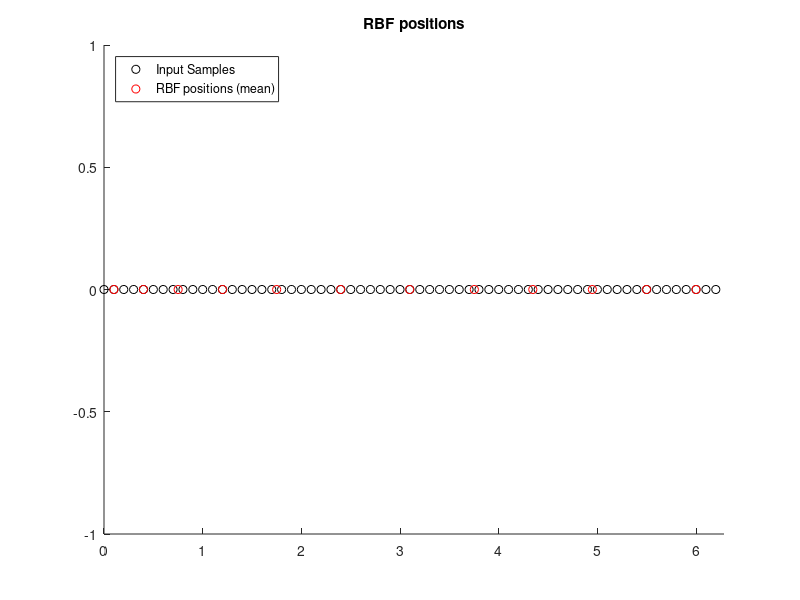

Here is the MATLAB script that generated this plot: (Note: this script raises an error after producing the figure.)
%% Generation of CL means
clc
clear
close all

% Data generation and plot

x = (0:0.1:2*pi)'; % input
x_val = (0.05:0.1:2*pi)'; % validation samples
N = length(x); % Number of input samples

f = sin(2*x); % sin(2x)
f_val = sin(2*x_val); % sin(2x) (validation)

% x = x + sqrt(0.1)*randn(63,1); % input noise
% x_val = x_val + sqrt(0.1)*randn(63,1); % validation samples noise

% RBFs

n = 12; % Number of RBF

mean = 2*pi*rand(1,n,'double'); % n uniform distribute random numbers in [0 1]
sigma = 1.2; % Sigma that worked well in 3.2

deltaErr = 1000;
mean_initial = mean; % vector to save initial values of mean;

% Calculaiton of RBF centers
eta = 0.05;
for epoch = 1:1000 % 100 epochs enough
    index = randperm(N);
    xk = x(index); % data shuffle and normalization
    mean_prev = mean;
    % iteration in the whole dataset
    for i = 1:N
        distances = abs(mean - xk(i)); % obtain distances from x to each RBF center
        index_winner = find(distances == min(distances)); % find index of the winner
        mean(index_winner) = mean(index_winner) + eta*(xk(i) - mean(index_winner));
    end
end
figure(1)
hold on
plot(x,zeros(1,N),'ok')
plot(mean,zeros(1,n),'or')
title('RBF positions')
legend('Input Samples','RBF positions (mean)','Location','NorthWest')
axis([0 2*pi -1 1])
hold off

%% Delta Rule for CL

eta = 0.001;
w = 0.2*randn(n,1);
deltaW = zeros(n,1);

err_CL = zeros(1,1000);

for epoch = 1:30000
    index = randperm(length(x));
    x_sf = x(index);
    f_sf = f(index);
    for i=1:length(x_sf)
        phi = Gaussian(x_sf(i),mean,sigma);
        err = f_sf(i) - phi*w;
        deltaW = (eta*err*phi)';
        w = w + deltaW;
    end
    % Validation
    phi_val = Gaussian(x_val,mean,sigma);
    err_abs = sum(abs(f_val - phi_val*w))/length(abs(f_val - phi_val*w));
    err_CL(epoch) = err_abs;
end

%% Generation of CL means (with noise)

% Data generation and plot

x = (0:0.1:2*pi)'; % input
x_val = (0.05:0.1:2*pi)'; % validation samples
N = length(x); % Number of input samples

f = sin(2*x); % sin(2x)
f_val = sin(2*x_val); % sin(2x) (validation)

x = x + 0.1*randn(63,1); % input noise
x_val = x_val + 0.1*randn(63,1); % validation samples noise

% RBFs

n = 12; % Number of RBF

mean = 2*pi*rand(1,n,'double'); % n uniform distribute random numbers in [0 1]
sigma = 1.2; % Sigma that worked well in 3.2

deltaErr = 1000;
mean_initial = mean; % vector to save initial values of mean;

% Calculaiton of RBF centers
eta = 0.05;
for epoch = 1:1000 % 100 epochs enough
    index = randperm(N);
    xk = x(index); % data shuffle and normalization
    mean_prev = mean;
    % iteration in the whole dataset
    for i = 1:N
        distances = abs(mean - xk(i)); % obtain distances from x to each RBF center
        index_winner = find(distances == min(distances)); % find index of the winner
        mean(index_winner) = mean(index_winner) + eta*(xk(i) - mean(index_winner));
    end
end
figure(1)
hold on
plot(mean,zeros(1,n),'ob')
title('RBF positions')
legend('Input Samples','RBF positions (clean)','RBF positions (noise)','Location','NorthWest')
axis([0 2*pi -1 1])
grid on
hold off

%% Delta Rule for CL (with noise)

eta = 0.001;
w = 0.2*randn(n,1);
deltaW = zeros(n,1);

err_CL_noise = zeros(1,1000);

for epoch = 1:30000
    index = randperm(length(x));
    x_sf = x(index);
    f_sf = f(index);
    for i=1:length(x_sf)
        phi = Gaussian(x_sf(i),mean,sigma);
        err = f_sf(i) - phi*w;
        deltaW = (eta*err*phi)';
        w = w + deltaW;
    end
    % Validation
    phi_val = Gaussian(x_val,mean,sigma);
    err_abs = sum(abs(f_val - phi_val*w))/length(abs(f_val - phi_val*w));
    err_CL_noise(epoch) = err_abs;
end

%% Generation of CL means (with "leaky learning")

% Data generation and plot

x = (0:0.1:2*pi)'; % input
x_val = (0.05:0.1:2*pi)'; % validation samples
N = length(x); % Number of input samples

f = sin(2*x); % sin(2x)
f_val = sin(2*x_val); % sin(2x) (validation)

% x = x + 0.1*randn(63,1); % input noise
% x_val = x_val + 0.1*randn(63,1); % validation samples noise

% RBFs

n = 12; % Number of RBF

mean = 2*pi*rand(1,n,'double'); % n uniform distribute random numbers in [0 1]
sigma = 1.2; % Sigma that worked well in 3.2

deltaErr = 1000;
mean_initial = mean; % vector to save initial values of mean;

% Calculaiton of RBF centers
eta = 0.05;
for epoch = 1:1000 % 100 epochs enough
    index = randperm(N);
    xk = x(index); % data shuffle and normalization
    mean_prev = mean;
    % iteration in the whole dataset
    for i = 1:N
        distances = abs(mean - xk(i)); % obtain distances from x to each RBF center
        index_winner = find(distances == min(distances)); % find index of the winner
        index_lossers = find(not(distances == min(distances))); % find indexes of lossers
        updateWinner = eta*(xk(i) - mean(index_winner));
        updateLossers = updateWinner*distances(index_winner)./distances(index_lossers);
        mean(index_winner) = mean(index_winner) + updateWinner;
        mean(index_lossers) = mean(index_lossers) + updateLossers;
    end
end
figure(1)
hold on
plot(mean,zeros(1,n),'og')
title('RBF positions')
legend('Input Samples','RBF positions (clean)','RBF positions (noise)',...
    'RBF positions (leaky learning)','Location','NorthWest')
axis([0 2*pi -1 1])
grid on
hold off

%% Delta Rule for CL (with "Leaky Laerning")

eta = 0.001;
w = 0.2*randn(n,1);
deltaW = zeros(n,1);

err_CL_leaky = zeros(1,1000);

for epoch = 1:30000
    index = randperm(length(x));
    x_sf = x(index);
    f_sf = f(index);
    for i=1:length(x_sf)
        phi = Gaussian(x_sf(i),mean,sigma);
        err = f_sf(i) - phi*w;
        deltaW = (eta*err*phi)';
        w = w + deltaW;
    end
    % Validation
    phi_val = Gaussian(x_val,mean,sigma);
    err_abs = sum(abs(f_val - phi_val*w))/length(abs(f_val - phi_val*w));
    err_CL_leaky(epoch) = err_abs;
end


%% Plot Results

figure(2)
hold on
plot(1:length(err_CL),err_CL,'r','LineWidth',1.5)
plot(1:length(err_CL_noise),err_CL_noise,'b','LineWidth',1.5)
plot(1:length(err_CL_leaky),err_CL_leaky,'g','LineWidth',1.5)
xlabel('epochs')
ylabel('Absolute Residual Error')
title('Comparison Error CL vs manual (\sigma = 1.2 and nRBF = 12)')
legend('CL clean','CL with noise','CL with Leaky Learning','Location','NorthWest')
grid on
hold off
